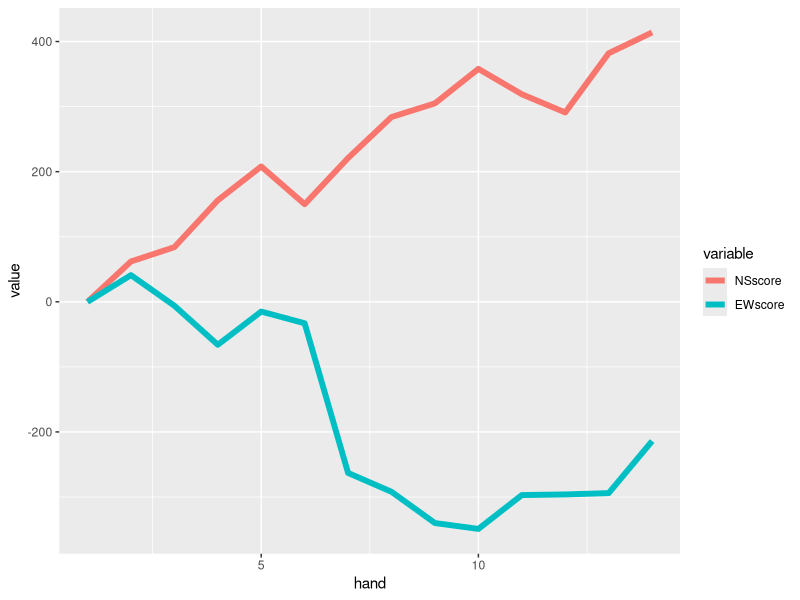

Recreate this plot in R.
# Title     : TODO
# Objective : TODO
# Created by: jdfre
# Created on: 4/18/2021

library(ggplot2)
library(reshape2)

scores = read.csv("scores/score.csv", stringsAsFactors = F, header = F)

colnames(scores) = c("NSscore", "NSbag", "EWscore", "EWbag", "Nbet", "Ebet", "Sbet", "Wbet")

scores$hand = seq(1, nrow(scores))

melted = melt(scores, id.vars = "hand")

ggplot(subset(melted, melted$variable == "NSscore" | melted$variable == "EWscore"), aes(hand, value, color = variable)) +
  geom_line(size = 2)





